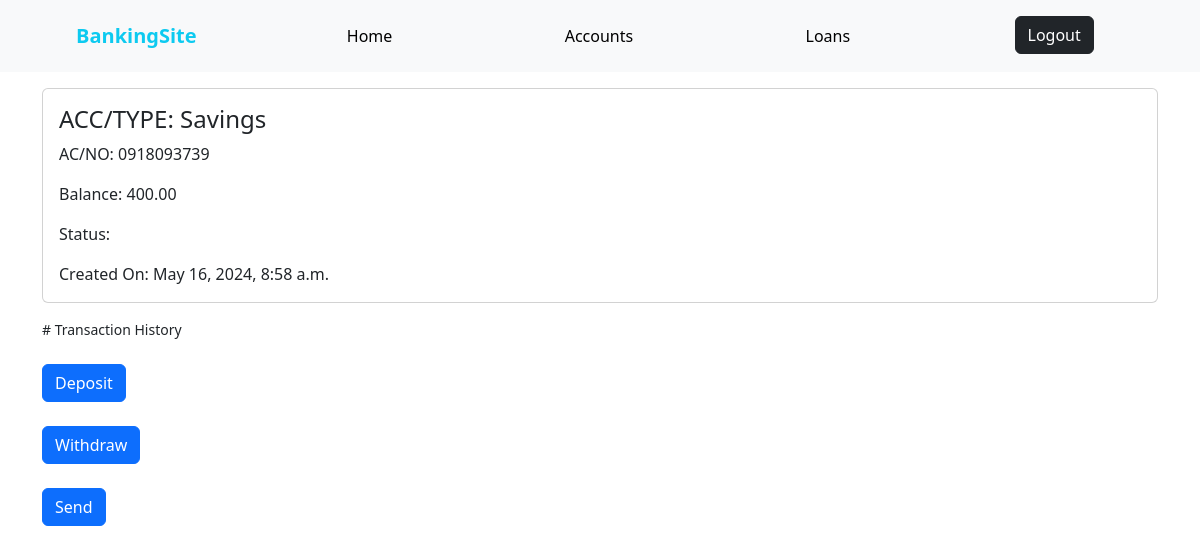
Page /account_details/2 on the committed database.
### main/models.py (models this page shows, shortened)
class Account(models.Model):
    user = models.ForeignKey(CustomUser, on_delete=models.CASCADE)
    account_type = models.CharField(max_length=100)
    account_no = models.CharField(max_length=100)
    balance = models.DecimalField(max_digits=10, decimal_places=2)
    status = models.CharField(max_length=100)
    date_of_creation = models.DateTimeField(auto_now_add=True)

### main/views.py (the view)
# urls.py: path('account_details/<int:id>', views.acc_details, name="account_details"),
def acc_details(request, id):
    account = Account.objects.filter(id=id)
    context = {
        'account': account
    }
    return render(request, 'main/account_details.html', context)

### templates/main/account_details.html
{% extends './home.html' %}
{% block content %}
<div class="container">
{% for acc in account %}
<div class="card text-start my-3">
    <div class="card-body">
        <h4 class="card-title">ACC/TYPE: {{acc.account_type}}</h4>
        <p class="card-text">AC/NO: {{acc.account_no}}</p>
        <p class="card-text">Balance: {{acc.balance}}</p>
        <p class="card-text">Status: {{acc.status}}</p>
        <p class="card-text">Created On: {{acc.date_of_creation}}</p>
    </div>
</div>
<p class="fw-lighter small"># Transaction History</p>
<div class="py-2 col-md-4">
    <a class="btn btn-primary btn-block" href="{% url 'deposit' %}">Deposit</a><br><br>
    <a class="btn btn-primary btn-block">Withdraw</a><br><br>
    <a class="btn btn-primary btn-block" href="">Send</a><br>
</div>
</div>
{% endfor %}
{% endblock %}

### rows in the picture
Account: account_type "Savings", account_no "0918093739", balance "400.00", date_of_creation "May 16, 2024, 8:58 a.m."
